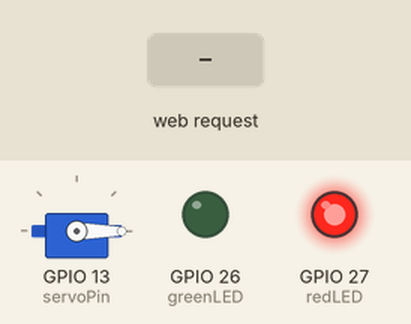
Simulated run of this sketch. Board: ESP32. Parts: servo, output pins drawn as LEDs (lit = HIGH). The inputs (shaded band) are chosen by the test bench. What the sketch prints to the serial monitor is not drawn.

Above: at 1.2 s.
1.3 s: HTTP request GET /open received
At 1.6 s:
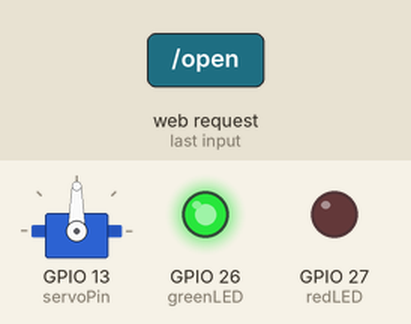
2.8 s: HTTP request GET /close received
At 3.9 s:
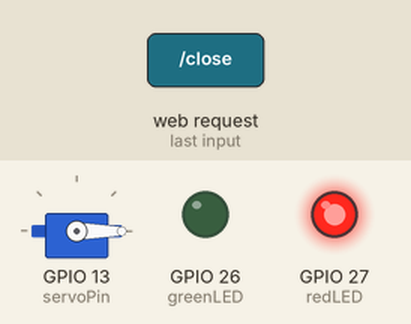
Timing chart, 0 to 5.8 s (numbered marks = the images above; inputs shaded):
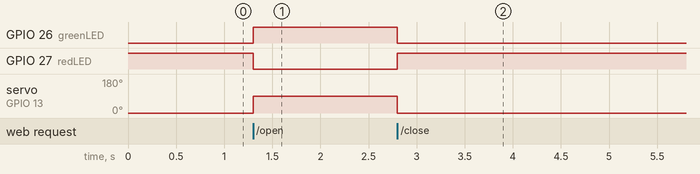

Measured:
- after the input at 1.3 s, GPIO 26 (greenLED): LOW → HIGH at once; GPIO 27 (redLED): HIGH → LOW at once; servo on GPIO 13 (servoPin): 0° → 90° at once
- after the input at 2.8 s, GPIO 26 (greenLED): HIGH → LOW at once; GPIO 27 (redLED): LOW → HIGH at once; servo on GPIO 13 (servoPin): 90° → 0° at once

The sketch:

sketch.ino
```cpp
#include <WiFi.h>
#include <WebServer.h>
#include <ESP32Servo.h>

Servo servo;
WebServer server(80);

const int servoPin = 13;
const int greenLED = 26;
const int redLED = 27;

void handleRoot() {
  String page = R"rawliteral(
<!DOCTYPE html>
<html>
<head>
<title>Servo Control</title>
<style>
body{
  font-family:Arial;
  text-align:center;
  margin-top:60px;
}
button{
  width:140px;
  height:55px;
  font-size:22px;
  margin:15px;
}
</style>
</head>
<body>
<h2>ESP32 Servo Control</h2>

<a href="/open"><button>Open</button></a>
<a href="/close"><button>Close</button></a>

</body>
</html>
)rawliteral";

  server.send(200, "text/html", page);
}

void openServo() {
  servo.write(90);
  digitalWrite(greenLED, HIGH);
  digitalWrite(redLED, LOW);

  server.sendHeader("Location","/");
  server.send(303);
}

void closeServo() {
  servo.write(0);
  digitalWrite(greenLED, LOW);
  digitalWrite(redLED, HIGH);

  server.sendHeader("Location","/");
  server.send(303);
}

void setup() {

  Serial.begin(115200);

  pinMode(greenLED, OUTPUT);
  pinMode(redLED, OUTPUT);

  servo.attach(servoPin);
  servo.write(0);

  digitalWrite(redLED, HIGH);
  digitalWrite(greenLED, LOW);

  WiFi.softAP("ESP32-Servo","12345678");

  Serial.println("WiFi Started");
  Serial.println(WiFi.softAPIP());

  server.on("/", handleRoot);
  server.on("/open", openServo);
  server.on("/close", closeServo);

  server.begin();
}

void loop() {
  server.handleClient();
}
```
